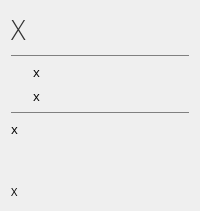
                     <widget class="QWidget" name="loadedProfile_4">
                      <layout class="QGridLayout" name="gridLayout_15">
                       <item row="0" column="0">
                        <layout class="QHBoxLayout" name="horizontalLayout_12">
                         <item>
                          <layout class="QVBoxLayout" name="verticalLayout_15">
                           <item>
                            <widget class="QLabel" name="recentProfileLabel_4">
                             <property name="font">
                              <font>
                               <family>Open Sans Light</family>
                               <pointsize>20</pointsize>
                              </font>
                             </property>
                             <property name="styleSheet">
                              <string notr="true">color: rgb(50,50,50);</string>
                             </property>
                             <property name="text">
                              <string>X</string>
                             </property>
                            </widget>
                           </item>
                           <item>
                            <widget class="Line" name="line_8">
                             <property name="styleSheet">
                              <string notr="true">color: gray;</string>
                             </property>
                             <property name="frameShadow">
                              <enum>QFrame::Plain</enum>
                             </property>
                             <property name="orientation">
                              <enum>Qt::Horizontal</enum>
                             </property>
                            </widget>
                           </item>
                           <item>
                            <layout class="QHBoxLayout" name="horizontalLayout_13">
                             <item>
                              <widget class="QLabel" name="recentProfileLeftIcon_4">
                               <property name="minimumSize">
                                <size>
                                 <width>16</width>
                                 <height>16</height>
                                </size>
                               </property>
                               <property name="maximumSize">
                                <size>
                                 <width>16</width>
                                 <height>16</height>
                                </size>
                               </property>
                               <property name="font">
                                <font>
                                 <family>Segoe UI</family>
                                 <pointsize>10</pointsize>
                                </font>
                               </property>
                               <property name="text">
                                <string/>
                               </property>
                               <property name="pixmap">
                                <pixmap resource="res.qrc">:/images/general/folder16L.png</pixmap>
                               </property>
                              </widget>
                             </item>
                             <item>
                              <widget class="QLabel" name="recentProfileLeftDir_4">
                               <property name="minimumSize">
                                <size>
                                 <width>16</width>
                                 <height>16</height>
                                </size>
                               </property>
                               <property name="font">
                                <font>
                                 <family>Open Sans</family>
                                 <pointsize>10</pointsize>
                                </font>
                               </property>
                               <property name="text">
                                <string>x</string>
                               </property>
                              </widget>
                             </item>
                            </layout>
                           </item>
                           <item>
                            <layout class="QHBoxLayout" name="horizontalLayout_14">
                             <item>
                              <widget class="QLabel" name="recentProfileRightIcon_4">
                               <property name="minimumSize">
                                <size>
                                 <width>16</width>
                                 <height>16</height>
                                </size>
                               </property>
                               <property name="maximumSize">
                                <size>
                                 <width>16</width>
                                 <height>16</height>
                                </size>
                               </property>
                               <property name="font">
                                <font>
                                 <family>Segoe UI</family>
                                 <pointsize>10</pointsize>
                                </font>
                               </property>
                               <property name="text">
                                <string/>
                               </property>
                               <property name="pixmap">
                                <pixmap resource="res.qrc">:/images/general/folder16R.png</pixmap>
                               </property>
                              </widget>
                             </item>
                             <item>
                              <widget class="QLabel" name="recentProfileRightDir_4">
                               <property name="minimumSize">
                                <size>
                                 <width>16</width>
                                 <height>16</height>
                                </size>
                               </property>
                               <property name="font">
                                <font>
                                 <family>Open Sans</family>
                                 <pointsize>10</pointsize>
                                </font>
                               </property>
                               <property name="text">
                                <string>x</string>
                               </property>
                              </widget>
                             </item>
                            </layout>
                           </item>
                           <item>
                            <widget class="Line" name="line_9">
                             <property name="styleSheet">
                              <string notr="true">color: gray;</string>
                             </property>
                             <property name="frameShadow">
                              <enum>QFrame::Plain</enum>
                             </property>
                             <property name="orientation">
                              <enum>Qt::Horizontal</enum>
                             </property>
                            </widget>
                           </item>
                           <item>
                            <widget class="QLabel" name="recentProfileLastSynced_4">
                             <property name="minimumSize">
                              <size>
                               <width>16</width>
                               <height>16</height>
                              </size>
                             </property>
                             <property name="font">
                              <font>
                               <family>Open Sans</family>
                               <pointsize>10</pointsize>
                              </font>
                             </property>
                             <property name="text">
                              <string>x</string>
                             </property>
                            </widget>
                           </item>
                           <item>
                            <spacer name="verticalSpacer_8">
                             <property name="orientation">
                              <enum>Qt::Vertical</enum>
                             </property>
                             <property name="sizeHint" stdset="0">
                              <size>
                               <width>20</width>
                               <height>40</height>
                              </size>
                             </property>
                            </spacer>
                           </item>
                           <item>
                            <widget class="QLabel" name="recentProfileTypes_4">
                             <property name="minimumSize">
                              <size>
                               <width>16</width>
                               <height>16</height>
                              </size>
                             </property>
                             <property name="font">
                              <font>
                               <family>Open Sans</family>
                               <pointsize>8</pointsize>
                              </font>
                             </property>
                             <property name="text">
                              <string>X</string>
                             </property>
                             <property name="alignment">
                              <set>Qt::AlignLeading|Qt::AlignLeft|Qt::AlignTop</set>
                             </property>
                             <property name="wordWrap">
                              <bool>true</bool>
                             </property>
                            </widget>
                           </item>
                          </layout>
                         </item>
                        </layout>
                       </item>
                      </layout>
                     </widget>
